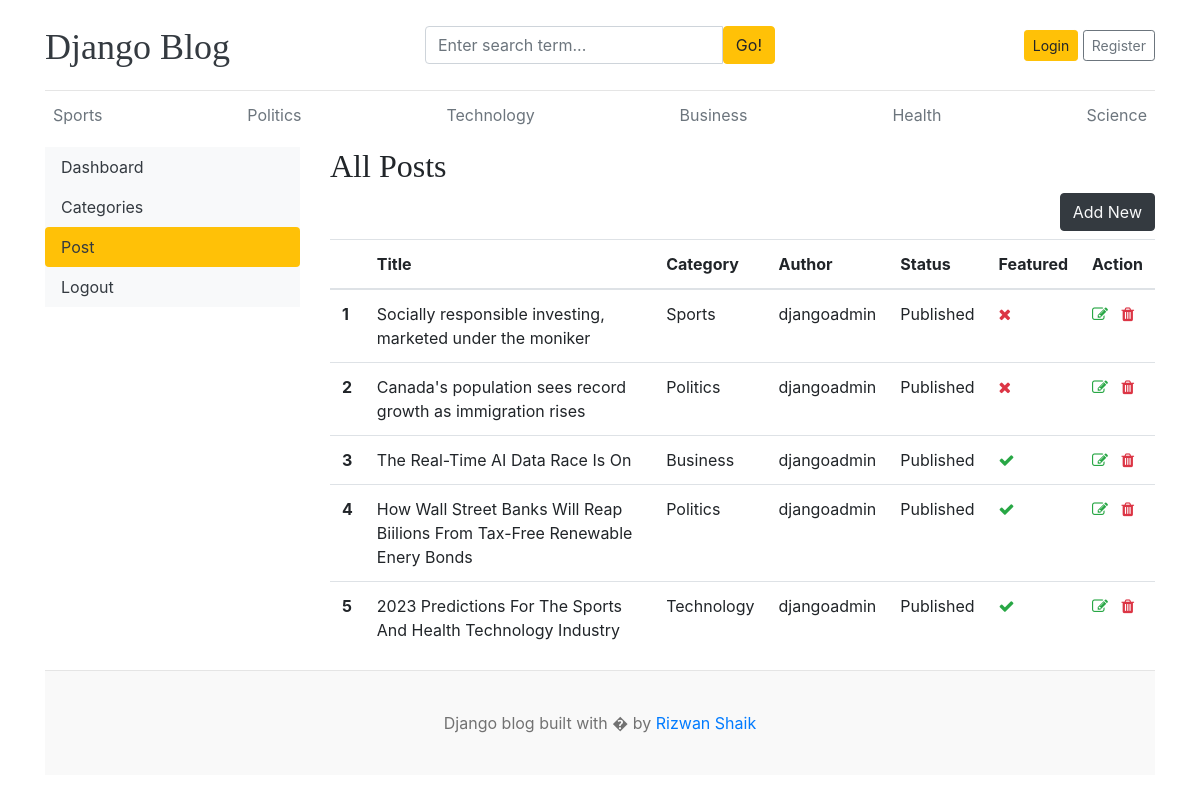
Before: /dashboard/posts/ with the older database file.
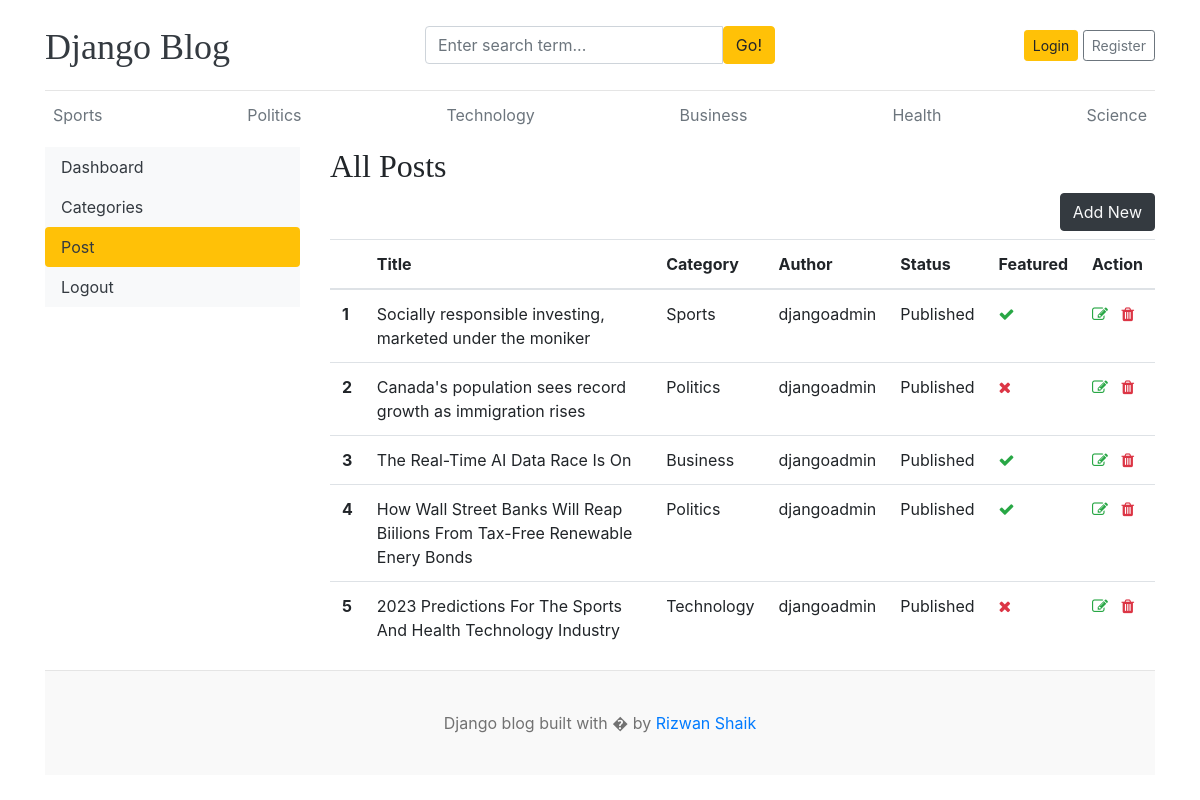
After: the same page with the newer database file.
### blogs/models.py (models this page shows, shortened)
class Blog(models.Model):
    title = models.CharField(max_length=100)
    slug = models.SlugField(max_length=150, unique=True, blank=True)
    category = models.ForeignKey(Category, on_delete=models.CASCADE)
    author = models.ForeignKey(User, on_delete=models.CASCADE)
    feature_image = models.ImageField(upload_to='uploads/%Y/%m/%d')
    short_description = models.TextField(max_length=500)
    blog_body = models.TextField(max_length=2000)
    status = models.CharField(max_length=20,choices=STATUS_CHOICES, default="Draft")
    is_featured = models.BooleanField(default=False)
    created_at = models.DateTimeField(auto_now_add=True)
    updated_at = models.DateTimeField(auto_now=True)

class Category(models.Model):
    category_name = models.CharField(max_length=50, unique=True)
    created_at = models.DateTimeField(auto_now_add=True)
    updated_at = models.DateTimeField(auto_now=True)
    class Meta:
        verbose_name_plural = 'categories'
    def __str__(self):
        return self.category_name

### dashboards/views.py (the view)
# urls.py: path('posts/', views.posts, name='posts'),
def posts(request):
    posts = Blog.objects.all()
    context = {
        'posts': posts,
    }
    return render(request, 'dashboard/posts.html', context)

### blogs/context_processors.py (called while the page is built)
def get_categories(request):
    categories = Category.objects.all()
    return dict(categories=categories)

def get_social_links(request):
    social_links = SocialLink.objects.all()
    return dict(social_links=social_links)

### templates/dashboard/posts.html (shortened to what this page needs)
{% extends 'base.html' %}
{% block content %}
<div class="row">
    {% include 'dashboard/sidebar.html' %}
    <div class="col-md-9">
        <h2>All Posts</h2>
        <a href="{% url 'add_post' %}" class="btn btn-dark text-light float-right mb-2">Add New</a>
        <table class="table table-hover">
            <thead>
              <tr>
                <th></th>
                <th>Title</th>
                <th>Category</th>
                <th>Author</th>
                <th>Status </th>
                <th>Featured</th>
                <th>Action</th>
              </tr>
            </thead>
            <tbody>
            {% for post in posts %}
              <tr>
                <th>{{ forloop.counter }}</th>
                <td>{{ post.title }}</td>
                <td>{{ post.category }}</td>
                <td>{{ post.author }}</td>
                <td>{{ post.status }}</td>
                <td>{% if post.is_featured %}<i class="fa fa-check text-success"></i>{% else %}<i class="fa fa-times text-danger"></i>{% endif %}</td>
                <td>
                    <a href="{% url 'edit_post' post.id %}"><i class="fa fa-edit text-success"></i></a>
                    <a href="{% url 'delete_post' post.id %}"><i class="fa fa-trash text-danger"></i></a>
                </td>
              </tr>
            {% endfor %}
            </tbody>
          </table>
    </div>
</div>
{% endblock %}

Changed rows visible on the page:
changed Blog "Socially responsible investing, marketed under the moniker": is_featured False → True (drawn)
changed Blog "2023 Predictions For The Sports And Health Technology Industry": is_featured True → False (drawn)
